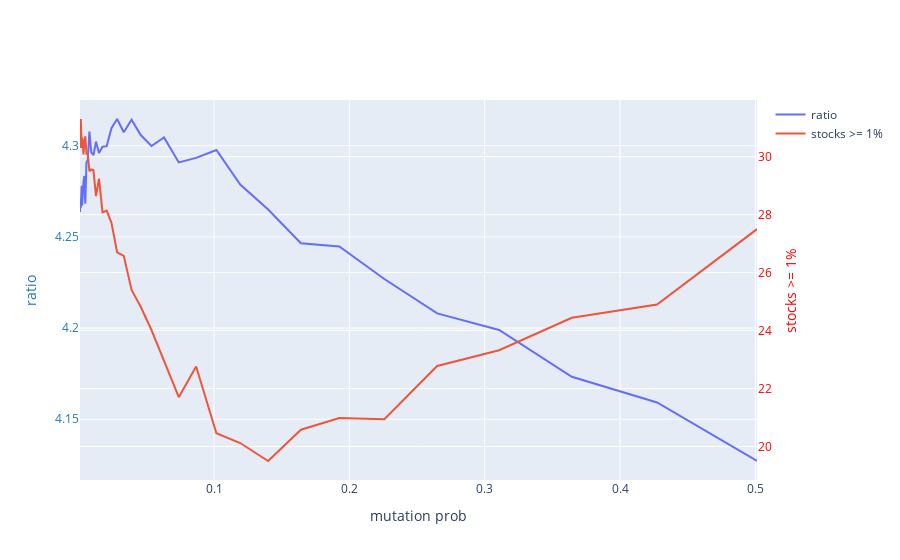

Source (notebook cell):
### Code cell
custom_plot(mutation_data['mutation prob'],mutation_data['ratio'],mutation_data['stocks >= 1%'],'mutation prob','ratio','stocks >= 1%')
